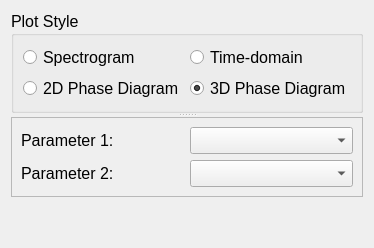
         <widget class="QWidget" name="plotSingle_tab">
          <property name="sizePolicy">
           <sizepolicy hsizetype="Expanding" vsizetype="Expanding">
            <horstretch>0</horstretch>
            <verstretch>0</verstretch>
           </sizepolicy>
          </property>
          <attribute name="title">
           <string>Single Dataset</string>
          </attribute>
          <attribute name="toolTip">
           <string>Plot a single dataset in two dimensions</string>
          </attribute>
          <layout class="QVBoxLayout" name="verticalLayout_6">
           <item>
            <widget class="QSplitter" name="splitter">
             <property name="orientation">
              <enum>Qt::Orientation::Vertical</enum>
             </property>
             <widget class="QGroupBox" name="singlePlotStyle_box">
              <property name="sizePolicy">
               <sizepolicy hsizetype="Expanding" vsizetype="Maximum">
                <horstretch>0</horstretch>
                <verstretch>0</verstretch>
               </sizepolicy>
              </property>
              <property name="font">
               <font>
                <pointsize>12</pointsize>
                <strikeout>false</strikeout>
                <kerning>true</kerning>
               </font>
              </property>
              <property name="title">
               <string>Plot Style</string>
              </property>
              <layout class="QGridLayout" name="gridLayout_6">
               <item row="0" column="2">
                <widget class="QRadioButton" name="singleSpectrogram_button">
                 <property name="font">
                  <font>
                   <pointsize>12</pointsize>
                   <strikeout>false</strikeout>
                   <kerning>true</kerning>
                  </font>
                 </property>
                 <property name="text">
                  <string>Spectrogram</string>
                 </property>
                 <attribute name="buttonGroup">
                  <string notr="true">singlePlotStyle_buttons</string>
                 </attribute>
                </widget>
               </item>
               <item row="0" column="4">
                <widget class="QRadioButton" name="singleTimeDomain_button">
                 <property name="font">
                  <font>
                   <pointsize>12</pointsize>
                   <strikeout>false</strikeout>
                   <kerning>true</kerning>
                  </font>
                 </property>
                 <property name="text">
                  <string>Time-domain</string>
                 </property>
                 <attribute name="buttonGroup">
                  <string notr="true">singlePlotStyle_buttons</string>
                 </attribute>
                </widget>
               </item>
               <item row="1" column="2">
                <widget class="QRadioButton" name="phase2d_button">
                 <property name="text">
                  <string>2D Phase Diagram</string>
                 </property>
                 <attribute name="buttonGroup">
                  <string notr="true">singlePlotStyle_buttons</string>
                 </attribute>
                </widget>
               </item>
               <item row="1" column="4">
                <widget class="QRadioButton" name="phase3d_button">
                 <property name="text">
                  <string>3D Phase Diagram</string>
                 </property>
                 <property name="checked">
                  <bool>true</bool>
                 </property>
                 <attribute name="buttonGroup">
                  <string notr="true">singlePlotStyle_buttons</string>
                 </attribute>
                </widget>
               </item>
              </layout>
             </widget>
             <widget class="QFrame" name="paramSelect_f">
              <property name="sizePolicy">
               <sizepolicy hsizetype="Expanding" vsizetype="Maximum">
                <horstretch>0</horstretch>
                <verstretch>0</verstretch>
               </sizepolicy>
              </property>
              <property name="frameShape">
               <enum>QFrame::Shape::StyledPanel</enum>
              </property>
              <property name="frameShadow">
               <enum>QFrame::Shadow::Raised</enum>
              </property>
              <layout class="QGridLayout" name="gridLayout_7">
               <item row="1" column="1">
                <widget class="QComboBox" name="param2ValSelect_dd">
                 <property name="font">
                  <font>
                   <pointsize>12</pointsize>
                   <strikeout>false</strikeout>
                   <kerning>true</kerning>
                  </font>
                 </property>
                </widget>
               </item>
               <item row="0" column="0">
                <widget class="QLabel" name="param1Select_l">
                 <property name="font">
                  <font>
                   <pointsize>12</pointsize>
                   <strikeout>false</strikeout>
                   <kerning>true</kerning>
                  </font>
                 </property>
                 <property name="text">
                  <string>Parameter 1:</string>
                 </property>
                </widget>
               </item>
               <item row="0" column="1">
                <widget class="QComboBox" name="param1ValSelect_dd">
                 <property name="font">
                  <font>
                   <pointsize>12</pointsize>
                   <strikeout>false</strikeout>
                   <kerning>true</kerning>
                  </font>
                 </property>
                </widget>
               </item>
               <item row="1" column="0">
                <widget class="QLabel" name="Param2Select_l">
                 <property name="font">
                  <font>
                   <pointsize>12</pointsize>
                   <strikeout>false</strikeout>
                   <kerning>true</kerning>
                  </font>
                 </property>
                 <property name="text">
                  <string>Parameter 2:</string>
                 </property>
                </widget>
               </item>
              </layout>
             </widget>
            </widget>
           </item>
           <item>
            <spacer name="verticalSpacer">
             <property name="orientation">
              <enum>Qt::Orientation::Vertical</enum>
             </property>
             <property name="sizeHint" stdset="0">
              <size>
               <width>20</width>
               <height>40</height>
              </size>
             </property>
            </spacer>
           </item>
          </layout>
         </widget>
